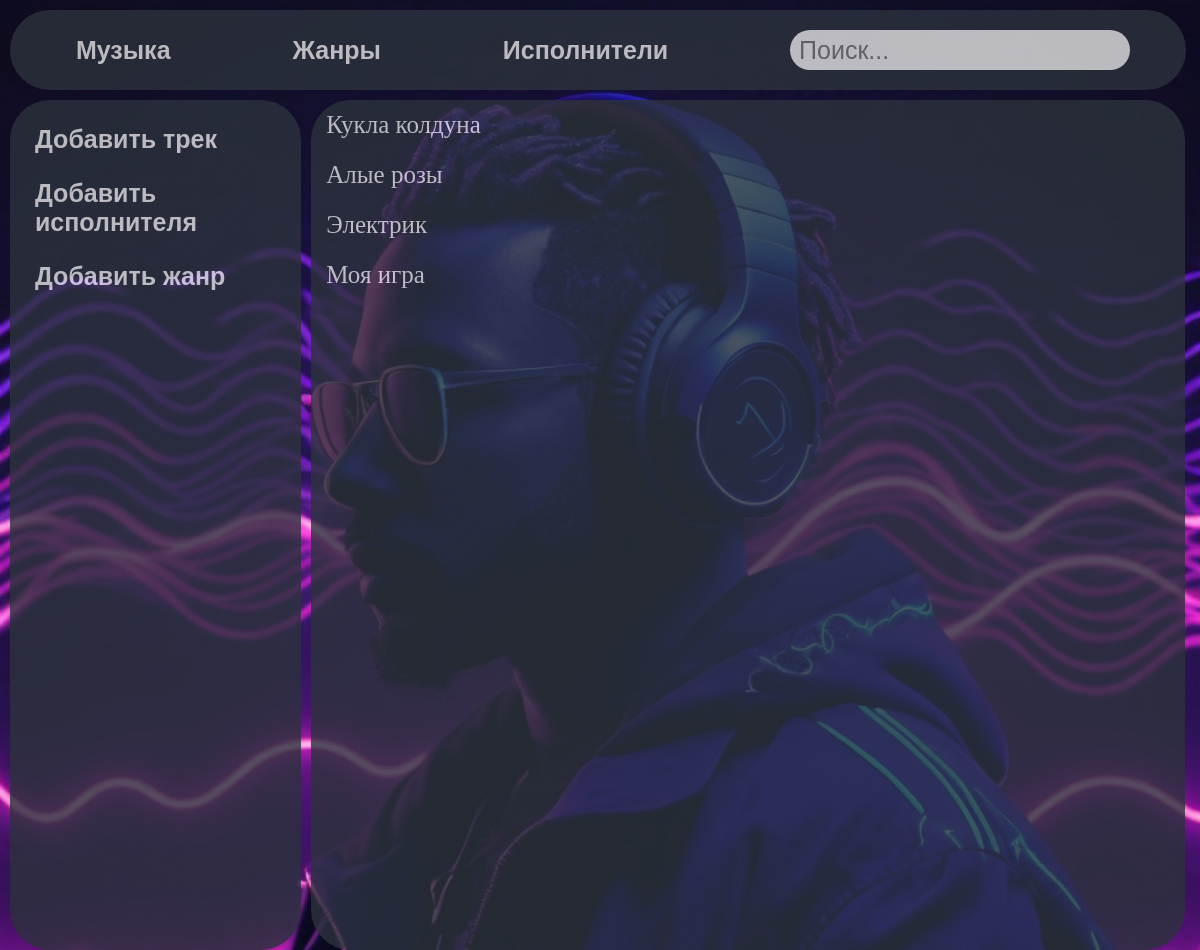
Page /music/list/ on the earlier database version.
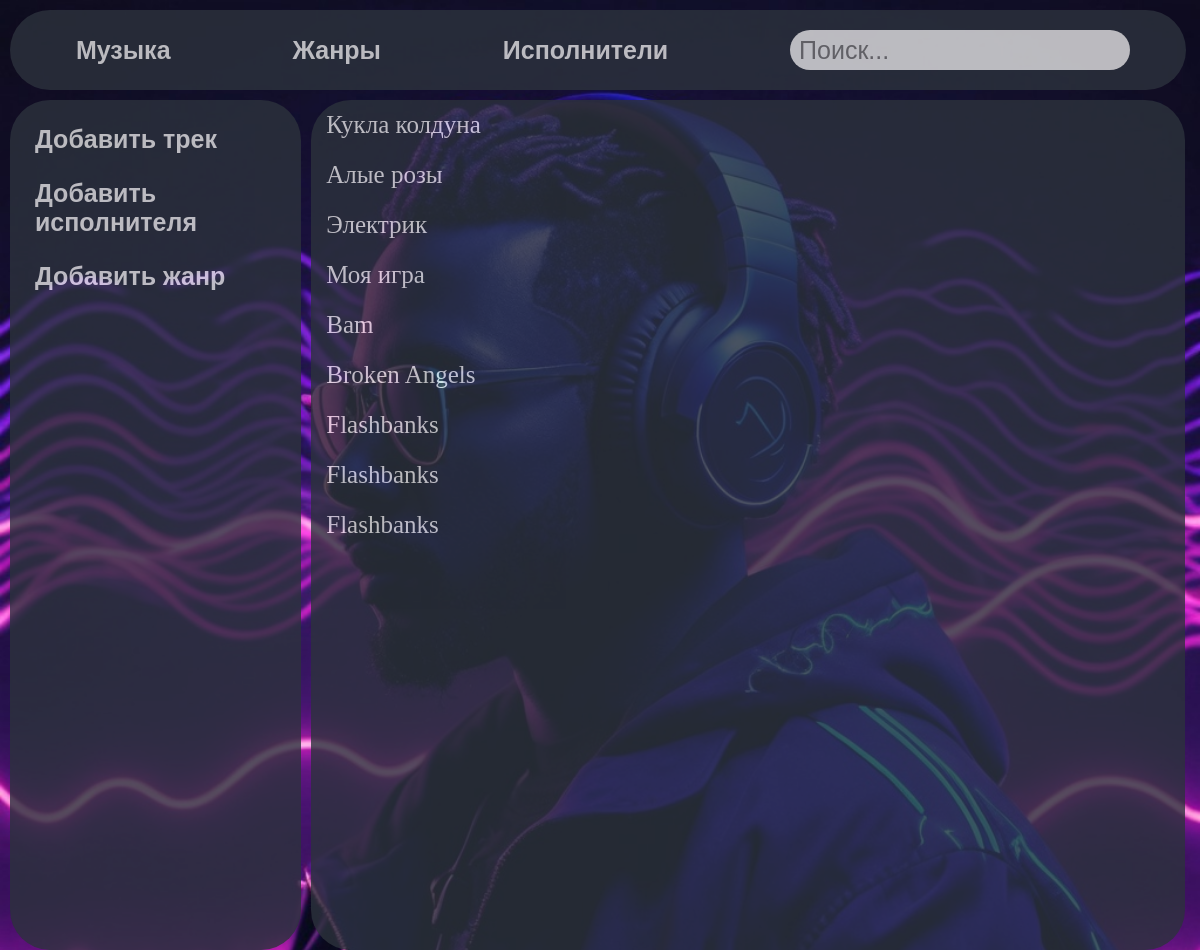
Same page on the later database version.
### music/models.py (models this page shows, shortened)
class Songs(models.Model):
    name_song = models.CharField('Название песни', max_length=250)
    file = models.FileField('Путь', upload_to='songs/')
    class Meta:
        verbose_name = 'Песня'
        verbose_name_plural = 'Песни'

### music/views.py (the view)
# urls.py: path('list/', views.list, name='list'),
def list(request):
    Songss = Songs.objects.all()
    return render(request, 'music/music-list.html', {'Songss': Songss})

### music/templates/music/music-list.html (shortened to what this page needs)
{% extends 'music/music.html' %}
{% load static %}
{% block content-right %}
    {% for el in Songss %}
    <div class="Songs">
        <h3>
            <a href="{% url 'music-details' el.id %}" class="btn btn-view">
                {{ el.name_song }}
            </a>
        </h3>
    </div>
    {% endfor %}
{% endblock %}

### music/templates/music/music.html (shortened to what this page needs)
{% load static %}
<!DOCTYPE html>
<html class="page" lang="en">
<head>
    <link rel="stylesheet" href="{% static 'music/css/reset.css' %}">
    <link rel="stylesheet" href="{% static 'music/css/music.css' %}">
</head>
<body class="page-body">
    <header class="header">
        <nav class="nav_active">
            <ul class="nav_list">
                <li class="nav_items">
                    <a class="nav_items_list" href="/music/list">Музыка</a>
                </li>
                <li class="nav_items">
                    <a class="nav_items_list" href="/music/genre">Жанры</a>
                </li>
                <li class="nav_items">
                    <a class="nav_items_list" href="/music/singers">Исполнители</a>
                </li>
                <li class="nav_items">
                    <form class="search">
                        <input type="text" placeholder="Поиск...">
                    </form>
                </li>
            </ul>
        </nav>
    </header>
    <main class="container">
        <div class="container-left">
            <ul class="functions_list">
                <li class="functions_items">
                    <a class="functions_items_add" href="/music/add-music">Добавить трек</a>
                </li>
                <li class="functions_items">
                    <a class="functions_items_add" href="/music/add-singers">Добавить исполнителя</a>
                </li>
                <li class="functions_items">
                    <a class="functions_items_add" href="/music/add-genre">Добавить жанр</a>
                </li>
            </ul>
        </div>
        <div class="container-right" id="element">
            {% block content-right %}
            {% endblock %}
        </div>
    </main>
</body>
</html>

### music/static/music/css/music.css (style rules this page uses)
body { background-image: url("../img/back1.jpg"); background-repeat: no-repeat; background-size: 100%; }
.page-body { display: flex; flex-direction: column; }
.header { margin: 10px 10px 10px 10px; border-radius: 40px; background-color: #2c323d; width: 98%; height: 80px; opacity: .8; }
.nav_list { display: flex; justify-content: space-around; }
.nav_items { display: flex; align-items: center; margin-top: 20px; margin-left: 10px; font-family: "Poppins", Arial, sans-serif; font-size: 25px; font-weight: bold; }
.nav_items_list { color: #e6e6e6; transition: color 0.2ms ease; transition: font-size; }
.container { display: flex; justify-content: space-around; height: 850px; margin-left: 10px; margin-right: 15px; }
.container-left { background-color: #2c323d; opacity: .8; width: 25%; border-radius: 40px; }
.container-right { background-color: #2c323d; opacity: .8; width: 75%; margin-left: 10px; border-radius: 40px; }
#element { overflow-y: auto; }
.functions_items { margin-left: 25px; margin-top: 25px; font-family: "Poppins", Arial, sans-serif; font-size: 25px; font-weight: bold; }
.functions_list { display: flex; flex-direction: column; }
.functions_items { display: flex; }
.functions_items_add { color: #e6e6e6; transition: color 0.2ms ease; transition: font-size; }
.btn-view { display: block; width: 100%; height: 100%; align-text: justify; line-height: 30px; text-decoration: none; color: #e6e6e6; }
.Songs { width: 1380px; height: 40px; margin-left: 15px; margin-top: 10px; font-family: URW Chancery L, cursive; font-size: 25px; }

Differences in the rows shown:
added Songs: name_song "Bam"
added Songs: name_song "Broken Angels"
added Songs: name_song "Flashbanks"
added Songs: name_song "Flashbanks"
added Songs: name_song "Flashbanks"
